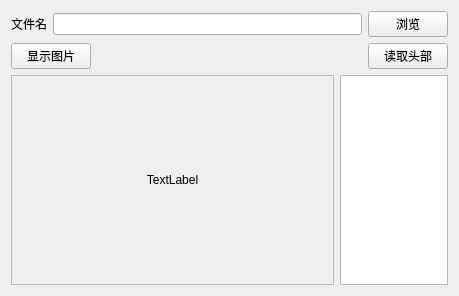
<?xml version="1.0" encoding="UTF-8"?>
<ui version="4.0">
 <class>Widget</class>
 <widget class="QWidget" name="Widget">
  <property name="geometry">
   <rect>
    <x>0</x>
    <y>0</y>
    <width>459</width>
    <height>296</height>
   </rect>
  </property>
  <property name="windowTitle">
   <string>Widget</string>
  </property>
  <layout class="QVBoxLayout" name="verticalLayout">
   <item>
    <layout class="QHBoxLayout" name="horizontalLayout_2">
     <item>
      <widget class="QLabel" name="label">
       <property name="text">
        <string>文件名</string>
       </property>
      </widget>
     </item>
     <item>
      <widget class="QLineEdit" name="lineEditName"/>
     </item>
     <item>
      <widget class="QPushButton" name="pushButtonBrowse">
       <property name="text">
        <string>浏览</string>
       </property>
      </widget>
     </item>
    </layout>
   </item>
   <item>
    <layout class="QHBoxLayout" name="horizontalLayout">
     <item>
      <widget class="QPushButton" name="pushButtonShowPic">
       <property name="text">
        <string>显示图片</string>
       </property>
      </widget>
     </item>
     <item>
      <spacer name="horizontalSpacer">
       <property name="orientation">
        <enum>Qt::Horizontal</enum>
       </property>
       <property name="sizeHint" stdset="0">
        <size>
         <width>40</width>
         <height>20</height>
        </size>
       </property>
      </spacer>
     </item>
     <item>
      <widget class="QPushButton" name="pushButtonReadHeader">
       <property name="text">
        <string>读取头部</string>
       </property>
      </widget>
     </item>
    </layout>
   </item>
   <item>
    <layout class="QHBoxLayout" name="horizontalLayout_4">
     <item>
      <widget class="QScrollArea" name="scrollArea">
       <property name="sizePolicy">
        <sizepolicy hsizetype="Expanding" vsizetype="Expanding">
         <horstretch>3</horstretch>
         <verstretch>0</verstretch>
        </sizepolicy>
       </property>
       <property name="widgetResizable">
        <bool>true</bool>
       </property>
       <widget class="QWidget" name="scrollAreaWidgetContents">
        <property name="geometry">
         <rect>
          <x>0</x>
          <y>0</y>
          <width>329</width>
          <height>226</height>
         </rect>
        </property>
        <layout class="QHBoxLayout" name="horizontalLayout_3">
         <item>
          <widget class="QLabel" name="labelShowPic">
           <property name="sizePolicy">
            <sizepolicy hsizetype="Expanding" vsizetype="Expanding">
             <horstretch>0</horstretch>
             <verstretch>0</verstretch>
            </sizepolicy>
           </property>
           <property name="text">
            <string>TextLabel</string>
           </property>
           <property name="alignment">
            <set>Qt::AlignCenter</set>
           </property>
          </widget>
         </item>
        </layout>
       </widget>
      </widget>
     </item>
     <item>
      <widget class="QTextBrowser" name="textBrowser">
       <property name="sizePolicy">
        <sizepolicy hsizetype="Expanding" vsizetype="Expanding">
         <horstretch>1</horstretch>
         <verstretch>0</verstretch>
        </sizepolicy>
       </property>
      </widget>
     </item>
    </layout>
   </item>
  </layout>
 </widget>
 <resources/>
 <connections/>
</ui>
